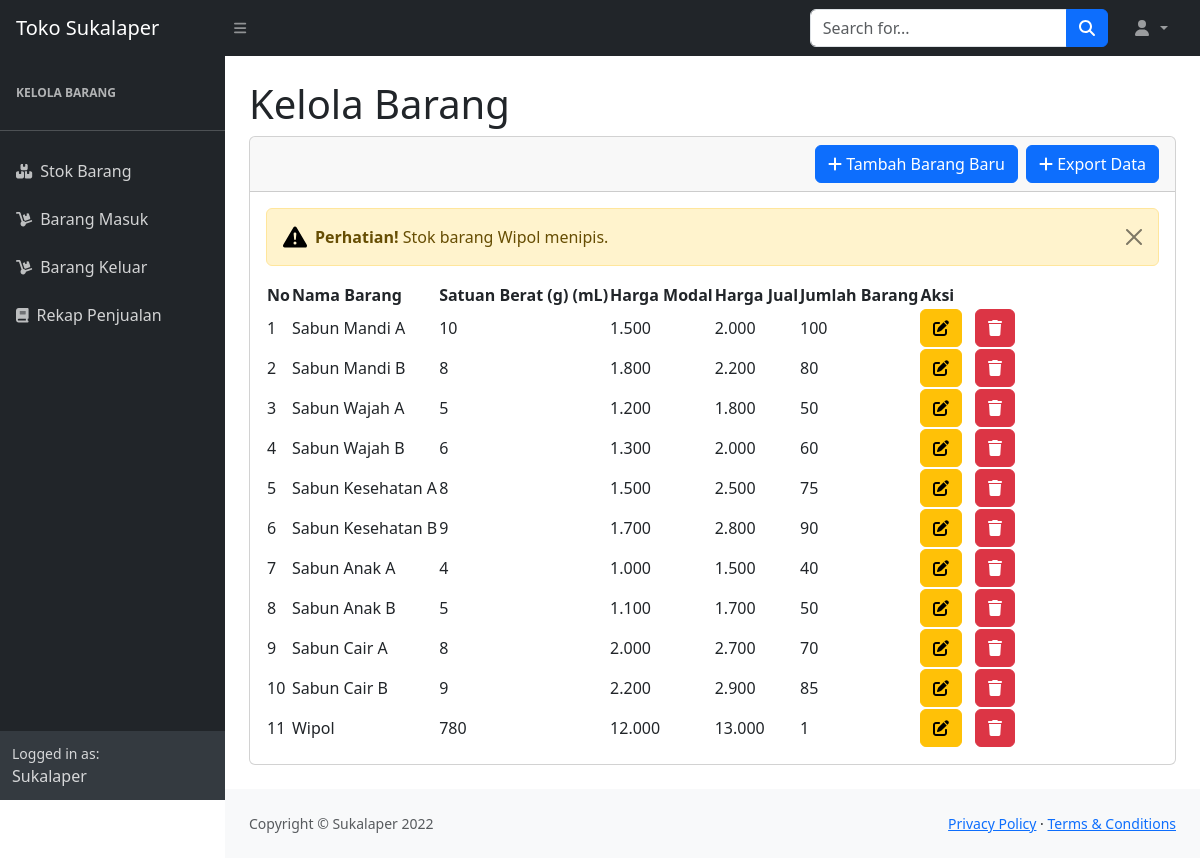
Screenshot of /index.php (signed in) with the database file from the repository.
### tables this page shows
CREATE TABLE `stok` (
  `idbarang` int(11) NOT NULL,
  `namabarang` text DEFAULT NULL,
  `hargamodal` decimal(10,3) NOT NULL,
  `satuanberat` int(11) NOT NULL,
  `jumlahbarang` int(11) NOT NULL,
  `hargajual` decimal(10,3) NOT NULL,
  `tanggal` timestamp NOT NULL DEFAULT current_timestamp() ON UPDATE current_timestamp()
);

### index.php (the view, shortened to what this page needs)
<?php
  require 'kelola_stok/function.php';
?>
<!DOCTYPE html>
<html lang="en">
<head>
    <link href="https://cdn.jsdelivr.net/npm/simple-datatables@7.1.2/dist/style.min.css" rel="stylesheet" />
    <link href="assets/css/styles.css" rel="stylesheet" />
    <link href="https://cdn.jsdelivr.net/npm/bootstrap@5.3.1/dist/css/bootstrap.min.css" rel="stylesheet">
  </head>
  <body class="sb-nav-fixed">
    <nav class="sb-topnav navbar navbar-expand navbar-dark bg-dark">
      <a class="navbar-brand ps-3" href="index.php">Toko Sukalaper</a>
      <button class="btn btn-link btn-sm order-1 order-lg-0 me-4 me-lg-0" id="sidebarToggle" href="#!">
        <i class="fas fa-bars"></i>
      </button>
      <form class="d-none d-md-inline-block form-inline ms-auto me-0 me-md-3 my-2 my-md-0">
        <div class="input-group">
          <input class="form-control" type="text" placeholder="Search for..." aria-label="Search for..." aria-describedby="btnNavbarSearch" />
          <button class="btn btn-primary" id="btnNavbarSearch" type="button">
            <i class="fas fa-search"></i>
          </button>
        </div>
      </form>
      <ul class="navbar-nav ms-auto ms-md-0 me-3 me-lg-4">
        <li class="nav-item dropdown">
          <a class="nav-link dropdown-toggle" id="navbarDropdown" href="#" role="button" data-bs-toggle="dropdown" aria-expanded="false">
            <i class="fas fa-user fa-fw"></i>
          </a>
        </li>
      </ul>
    </nav>
    <div id="layoutSidenav">
      <div id="layoutSidenav_nav">
        <nav class="sb-sidenav accordion sb-sidenav-dark" id="sidenavAccordion">
          <div class="sb-sidenav-menu">
            <div class="nav">
              <div class="sb-sidenav-menu-heading"> Kelola Barang </div>
              <hr>
              <a class="nav-link" href="index.php">
                <div class="sb-nav-link-icon">
                  <i class="fas fa-boxes-alt"></i>
                </div> Stok Barang
              </a>
              <a class="nav-link" href="kelola_stok/barang-masuk.php">
                <div class="sb-nav-link-icon">
                  <i class="fas fa-dolly"></i>
                </div> Barang Masuk
              </a>
              <a class="nav-link" href="kelola_stok/barang-keluar.php">
                <div class="sb-nav-link-icon">
                  <i class="fas fa-dolly"></i>
                </div> Barang Keluar
              </a>
              <a class="nav-link" href="kelola_stok/kelola_stok.php">
                <div class="sb-nav-link-icon">
                  <i class="fas fa-book"></i>
                </div> Rekap Penjualan
              </a>
            </div>
          </div>
          <div class="sb-sidenav-footer">
            <div class="small">Logged in as:</div> Sukalaper
          </div>
        </nav>
      </div>
      <div id="layoutSidenav_content">
        <main>
          <div class="container-fluid px-4">
            <div class="text-left mt-4">
              <h1 class="animated-text">Kelola Barang</h1>
            </div>
            <div class="card mb-4">
              <div class="card-header">
                <a href="kelola_stok/export-barang-awal.php" class="btn btn-primary" style="float: right;">
                  <span class="fas fa-plus"></span> Export Data </a>
                <button type="button" class="btn btn-primary" data-bs-toggle="modal" data-bs-target="#myModal" style="float: right; margin-right: 8px;">
                  <span class="fas fa-plus"></span> Tambah Barang Baru </button>
              </div>
              <div class="card-body">
                <?php
                  $ambildatastok = mysqli_query($conn,"SELECT * FROM stok WHERE jumlahbarang < 5");
                    while($fetch=mysqli_fetch_array($ambildatastok)){
                      $namabarang = $fetch['namabarang'];
                ?>
                <div class="alert alert-warning alert-dismissible d-flex align-items-center" role="alert">
                  <button type="button" class="btn-close" data-bs-dismiss="alert" aria-label="Close"></button>
                  <svg class="bi flex-shrink-0 me-2" width="24" height="24" role="img" aria-label="Warning:">
                    <use xlink:href="#exclamation-triangle-fill" />
                  </svg>
                  <div>
                    <strong>Perhatian!</strong> Stok barang <?=$namabarang;?> menipis.
                  </div>
                </div>
                <?php
                  }
                ?>
                <table id="datatablesSimple">
                  <thead>
                    <tr>
                      <th>No</th>
                      <th>Nama Barang</th>
                      <th>Satuan Berat (g) (mL)</th>
                      <th>Harga Modal</th>
                      <th>Harga Jual</th>
                      <th>Jumlah Barang</th>
                      <th>Aksi</th>
                    </tr>
                  </thead>
                  <tbody> <?php
                    $result_ambil_semua_data_stok = mysqli_query($conn,"SELECT * FROM stok");
                    $i = 1;
                    while($data=mysqli_fetch_array($result_ambil_semua_data_stok)){
                      $namabarang = $data['namabarang'];
                      $satuanberat = $data['satuanberat'];
                      $hargamodal = $data['hargamodal'];
                      $hargajual = $data['hargajual'];
                      $jumlahbarang = $data['jumlahbarang'];
                      $idbarang = $data['idbarang'];
                    ?> <tr>
                      <td> <?=$i++;?> </td>
                      <td> <?=$namabarang;?> </td>
                      <td> <?=$satuanberat;?> </td>
                      <td> <?=$hargamodal;?> </td>
                      <td> <?=$hargajual;?> </td>
                      <td> <?=$jumlahbarang;?> </td>
                      <td>
                        <button type="button" class="btn btn-warning" data-bs-toggle="modal" data-bs-target="#edit
															<?=$idbarang;?>">
                          <i class="fas fa-edit"></i>
                        </button>
                        <button type="button" class="btn btn-danger ms-2" data-bs-toggle="modal" data-bs-target="#delete
																<?=$idbarang;?>">
                          <i class="fas fa-trash"></i>
                        </button>
                      </td>
                    </tr>
                    </div> <?php
                    };
                    ?>
                  </tbody>
                </table>
              </div>
            </div>
          </div>
        </main>
        <footer class="py-4 bg-light mt-auto">
          <div class="container-fluid px-4">
            <div class="d-flex align-items-center justify-content-between small">
              <div class="text-muted">Copyright &copy; Sukalaper 2022</div>
              <div>
                <a href="#">Privacy Policy</a> &middot; <a href="#">Terms &amp; Conditions</a>
              </div>
            </div>
          </div>
        </footer>
      </div>
    </div>
  </body>
</html>

### rows the page displays
stok: namabarang "Wipol", satuanberat "780", hargamodal "12.000", hargajual "13.000", jumlahbarang "1"
stok: namabarang "Sabun Mandi A", satuanberat "10", hargamodal "1.500", hargajual "2.000", jumlahbarang "100"
stok: namabarang "Sabun Mandi B", satuanberat "8", hargamodal "1.800", hargajual "2.200", jumlahbarang "80"
stok: namabarang "Sabun Wajah A", satuanberat "5", hargamodal "1.200", hargajual "1.800", jumlahbarang "50"
stok: namabarang "Sabun Wajah B", satuanberat "6", hargamodal "1.300", hargajual "2.000", jumlahbarang "60"
stok: namabarang "Sabun Kesehatan A", satuanberat "8", hargamodal "1.500", hargajual "2.500", jumlahbarang "75"
stok: namabarang "Sabun Kesehatan B", satuanberat "9", hargamodal "1.700", hargajual "2.800", jumlahbarang "90"
stok: namabarang "Sabun Anak A", satuanberat "4", hargamodal "1.000", hargajual "1.500", jumlahbarang "40"
stok: namabarang "Sabun Anak B", satuanberat "5", hargamodal "1.100", hargajual "1.700", jumlahbarang "50"
stok: namabarang "Sabun Cair A", satuanberat "8", hargamodal "2.000", hargajual "2.700", jumlahbarang "70"
stok: namabarang "Sabun Cair B", satuanberat "9", hargamodal "2.200", hargajual "2.900", jumlahbarang "85"
